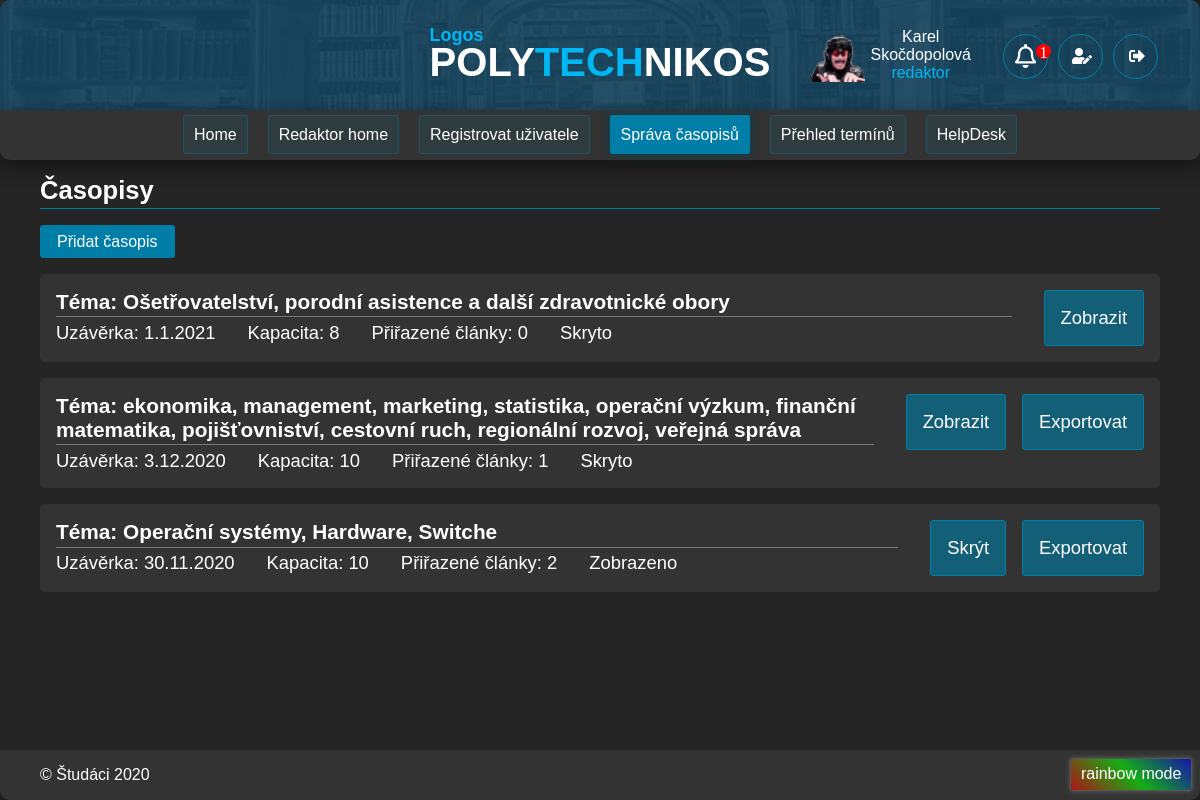
/Produkt/redaktor/casopisy.php (signed in), run on the app's committed database.
### tables this page shows
CREATE TABLE `uzivatel` (
  `login` varchar(50) NOT NULL,
  `heslo` varchar(64) NOT NULL,
  `role` enum('administrator','sefredaktor','redaktor','recenzent','autor') DEFAULT NULL,
  `jmeno` varchar(255) NOT NULL,
  `prijmeni` varchar(255) NOT NULL,
  `email` varchar(100) NOT NULL,
  `telefon` varchar(20) DEFAULT NULL
);

CREATE TABLE `casopis` (
  `id_casopisu` int UNSIGNED NOT NULL,
  `datum_uzaverky` date NOT NULL,
  `tema` varchar(512) NOT NULL,
  `kapacita` tinyint UNSIGNED NOT NULL,
  `zobrazit` tinyint(1) NOT NULL DEFAULT '0'
);

### Produkt/scripty/jePrihlasen.php (called while the page is built)
<?php
if(isset($_SESSION[session_id()])){
    return true;
}else{
    return false;
}
?>

### Produkt/db.php (called while the page is built, shortened)
<?php
try {
    return true;
} catch (PDOException $e) {
    return false;
}

### Produkt/redaktor/casopisy.php (the view, shortened to what this page needs)
<?php
$base_path = "../";
$head_str = "<link rel=\"stylesheet\" href=\"redaktor_style.css\">";
$head_str .= "<script src=\"scripty/js/viditelnost_casopisu.js\"></script>";
$head_str .= "<script src=\"scripty/js/export_casopisu.js\"></script>";
$head_str .= "<script src='" . $base_path . "ui/jquery-ui.js'></script>";
$head_str .= "<link rel='stylesheet' href='" . $base_path . "ui/jquery-ui.css'>";
require($base_path."head.php");
?>
<div id="content" class="redaktor casopisy">
    <?php
    if (!include($base_path."db.php")) echo "Nepodařilo se navázat spojení s databází.<br>Zkuste to prosím později.";
    else {
    ?>
        <div class="main_title">Časopisy</div>
        <button class="button2" id="add_casopis">Přidat časopis</button>
        <?php
        $sql = "SELECT casopis.*, cl.pocet_clanku FROM casopis
            NATURAL LEFT JOIN (
                SELECT id_casopisu, Count(*) AS pocet_clanku FROM clanek
                NATURAL JOIN verze
                WHERE stav_redaktor = 'Příspěvek je přijat k vydání'
                GROUP BY id_casopisu
            ) AS cl
            ORDER BY datum_uzaverky DESC";
        $stmt = $pdo->query($sql);
        while($casopis = $stmt->fetch(PDO::FETCH_ASSOC)){
        ?>
            <div class="casopis article" id="<?php echo($casopis["id_casopisu"])?>">
                <div class="control">
                    <button class="button2 c_vis" c_id="<?php echo($casopis["id_casopisu"])?>" c_vis="<?php echo($casopis["zobrazit"])?>">
                    <?php
                        if($casopis["zobrazit"] == 0)
                            echo("Zobrazit");
                        else
                            echo("Skrýt");
                    ?>
                    </button>
                    <?php
                    if($casopis["pocet_clanku"] > 0) { ?>
                        <button class="button2 c_export" c_id="<?php echo($casopis["id_casopisu"])?>">Exportovat</button>
                    <?php }?>
                </div>
                <div class="left">
                    <div class="title">Téma: <?php echo($casopis["tema"])?></div>
                    <div class="info">
                        <span>Uzávěrka: <?php echo(date_format(date_create($casopis["datum_uzaverky"]),"j.n.Y"))?></span>
                        <span>Kapacita: <?php echo($casopis["kapacita"])?></span>
                        <span>Přiřazené články: <?php echo(empty($casopis["pocet_clanku"]) ? '0' : $casopis["pocet_clanku"])?></span>
                        <span class="visState"><?php if($casopis["zobrazit"] == 0) echo("Skryto"); else echo("Zobrazeno");?></span>
                    </div>
                </div>
            </div>
        <?php
        }
        ?>
    <?php } ?>
</div>
<?php require($base_path."foot.php"); $pdo = null; ?>

### Produkt/head.php (shortened to what this page needs)
<!DOCTYPE html>
<html>
<head>
    <link rel="stylesheet" href="<?php echo($base_path."style.css");?>">
    <link rel="stylesheet" href="https://cdnjs.cloudflare.com/ajax/libs/font-awesome/5.15.1/css/all.min.css ">
    <?php echo($head_str); ?>
</head>
<body>
    <div id="page">
        <header>
            <div class="logo_wrap"><h1 class="logo"><a href="<?php echo($base_path."index.php");?>"><span class="logos">Logos</span>POLY<span class="logospolytechnos2">TECH</span>NIKOS</a></h1></div>
            <?php
            if (!include("scripty/jePrihlasen.php")){
            ?>
            <div class="login override flex_horizontalne">
              <div class="flex_vodorovne">
                <form id="loginForm" action="scripty/prihlaseni.php" method="POST">
                    <input type="text" name="login" id="login" placeholder="Uživatelské jméno" required><br/>
                    <input type="password" name="password" id="password" placeholder="Heslo" required><br/>
                    <input class="button_login btn-three" type="submit" value="Přihlásit">
                    <input class="button_login btn-three" type="button" onclick="window.location.href='registr.php'" value="Registrace">
                </form>
                <p id="error">&nbsp;<?php echo $_SESSION["error"];unset($_SESSION["error"]) ?></p>
                </div>
            </div>
            <?php
            }
                else
            {
            ?>
            <div class="login override flex_horizontalne">
                <div class="flex_vodorovne">
                    <?php include($base_path . "scripty/view_profile_pic.php")?>
                    <div class="flex_horizontalne">
                        <?php
                            require("db.php");
                            $query = $pdo->prepare("select jmeno, prijmeni from uzivatel where login = ?");
                            $params = array($_SESSION[session_id()]);
                            $query->execute($params);
                            $fetchedUser = $query->fetch(PDO::FETCH_ASSOC); ?>
                        <div><?php echo $fetchedUser['jmeno'] . ' ' . $fetchedUser['prijmeni']; ?></div>
                        <div class="role"><?php echo $_SESSION['role'] ?></div>
                    </div>
                    <div class="flex_vodorovne buttons_wrap">
                        <?php include($base_path."scripty/notifikace.php");?>
                        <button class="buttonikOdhlasit btn-three" id="editProfile"><i class="fa fa-user-edit" aria-hidden="true"></i></button>
                        <button class="buttonikOdhlasit btn-three" id="logOut"><i class="fa fa-sign-out-alt" aria-hidden="true"></i></button>
                    </div>
                </div>
            </div>
            <?php
            }
            ?>
        </header>
        <?php
        include_once("menu.php");
        ?>

### Produkt/style.css (style rules this page uses)
* { box-sizing: border-box; }
html { overflow-y: overlay; }
:root { scrollbar-color: rgb(0, 139, 185) rgba(46,54,69,255) !important; scrollbar-width: thin !important; }
body { color: #fff; background-image: url(img/bcg.png); background-repeat: no-repeat; background-size: cover; background-attachment: fixed; font-family: sans-serif; margin: 0; }
#page { position: relative; margin: 0 auto; max-width: 1300px; background-color: #252525; min-height: 100vh; border-radius: 10px; }
header { background-image: url("img/2.png"); background-position: center; background-repeat: no-repeat; background-size: cover; display: flex; justify-content: space-between; align-items: center; flex-wrap: wrap; border-top-left-radius: 10px; border-top-right-radius: 10px; padding: 1rem 2rem; min-height: 110px; }
header a { text-decoration: none; color: inherit; }
header .logo_wrap { display: flex; align-items: center; }
.logo { text-align: center; font-size: 40px; height: 50px; margin-top: 20px; }
header h1 { margin: 0; }
#content, footer { padding: 1rem 2.5rem; }
#content { padding-bottom: 4rem; }
#content .main_title { font-size: 1.6rem; font-weight: bold; margin-bottom: 1rem; padding-bottom: 0.2rem; border-bottom: 1px solid #007EA7; }
a { color: #00b1ec; }
.login { width: 22rem; }
.login.override { flex-direction: row; justify-content: flex-end; }
.flex_vodorovne { display: flex; flex-direction: row; align-items: center; justify-content: center; }
.flex_horizontalne { display: flex; flex-direction: column; align-items: center; justify-content: center; text-align: center; }
header .buttons_wrap { padding-left: 2rem; }
.buttonikOdhlasit { border: 1px solid #007EA7; background: none; color: white; margin-right: 10px; font-size: 16px; margin-top: 3px; border-radius: 50%; height: 45px; width: 45px; cursor: pointer; }
.buttonikOdhlasit > i { margin-left: 3px; }
.role { color:#00b7f4; }
.article { background-color: #333; padding: 1rem; font-size: 1.15rem; }
.article .title { font-size: 1.3rem; font-weight: bold; color:#fff; margin-bottom: 0.2rem; padding-bottom: 0.15rem; border-bottom: 1px solid #777; }
.logospolytechnos2 { color:#00b7f4; font-size: 40px; }
.logos { position: absolute; font-size: 18px; color:#00b7f4; margin-top:-15px; }

### Produkt/redaktor/redaktor_style.css (style rules this page uses)
.redaktor .article { position: relative; margin: 1rem 0; padding: 0; border-radius: 5px; font-size: 1.15rem; }
.redaktor .article:after { display: table; clear: both; content: ""; }
.redaktor .article .left { display: block; width: auto; overflow: hidden; padding: 1rem; color: #fff; text-decoration: none; }
.redaktor .article .title { width: 100%; }
.redaktor .article .info { width: 100%; margin-top: 0.3rem; display: -webkit-box; display: -ms-flexbox; display: flex; -webkit-box-pack: left; -webkit-justify-content: left; -ms-flex-pack: left; justify-content: left; -webkit-box-align: center; -ms-flex-align: center; align-items: center; -ms-flex-wrap: wrap; flex-wrap: wrap; gap: 2rem; }
.redaktor .article .control { position: relative; float: right; height: 100%; padding: 1rem; display: -webkit-box; display: -ms-flexbox; display: flex; -webkit-box-pack: flex-start; -ms-flex-pack: flex-start; justify-content: flex-start; -webkit-box-align: center; -ms-flex-align: center; align-items: center; -ms-flex-wrap: wrap; flex-wrap: wrap; gap: 1rem; }
.redaktor .article .control .button2, .redaktor .article .control button , .redaktor .article .control a { padding: 1rem; font-size: 1.15rem; }
.redaktor .article .control button, .redaktor .article .control a, .redaktor .article .control select { border-radius: 3px; background-color: rgba(0,126,167,0.6); border: 1px solid #007EA7; color: #fff; cursor: pointer; }
.redaktor .article .info > span { max-width: 21rem; }
.redaktor.casopisy .info { gap: 0; }
.redaktor.casopisy .info > span { margin-right: 2rem; }
.article .button2 { display: inline-block; background-color: rgba(0,126,167,0.6); border: 0px solid #aaa; color: #FFF; padding: 4px 9px; }

### data on the page
uzivatel: jmeno "Karel", prijmeni "Skočdopolová"
casopis: zobrazit "Zobrazit", tema "Ošetřovatelství, porodní asistence a další zdravotnické obory", datum_uzaverky "1.1.2021", kapacita "8"
casopis: zobrazit "Zobrazit", tema "ekonomika, management, marketing, statistika, operační výzkum, finanční matematika, pojišťovniství, cestovní ruch, regionální rozvoj, veřejná správa", datum_uzaverky "3.12.2020", kapacita "10", pocet_clanku "1"
casopis: zobrazit "Skrýt", tema "Operační systémy, Hardware, Switche", datum_uzaverky "30.11.2020", kapacita "10", pocet_clanku "2"

### other printed values
$_SESSION['role'] "redaktor"
$notificationCount "1"
